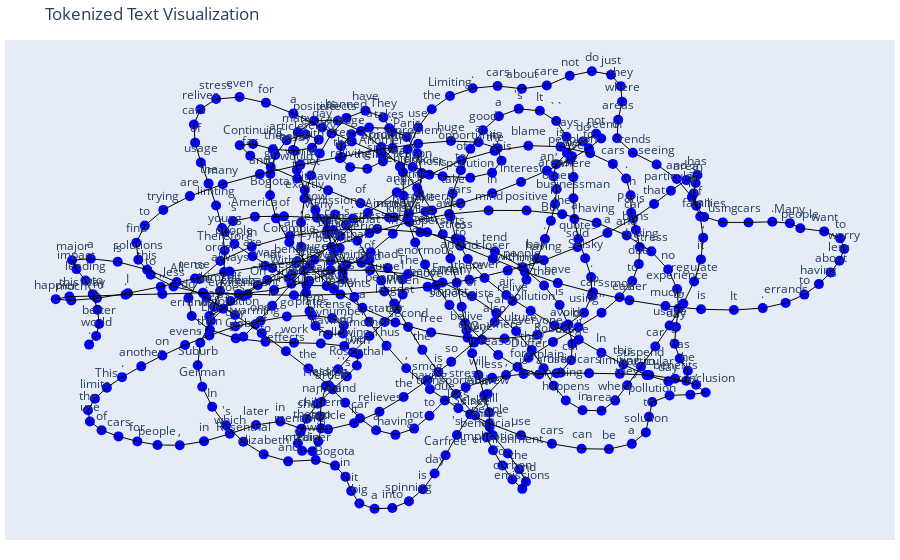

Notebook cell for this chart:
### Markdown cell above
## Build Graph

### Code cell
# Sample text
text = train_texts[0]

# Tokenize the text using NLTK
tokens = word_tokenize(text)

# Create a directed graph with DGL
g = dgl.DGLGraph()
g.add_nodes(len(tokens))  # Add nodes to the graph based on the number of tokens

# Add edges between consecutive tokens to create a sequential graph
src = list(range(len(tokens) - 1))
dst = list(range(1, len(tokens)))
g.add_edges(src, dst)

# Convert DGL graph to NetworkX graph
nx_g = g.to_networkx().to_undirected()

# Create Plotly figure
fig = go.Figure()

# Add nodes
pos = nx.spring_layout(nx_g)
node_trace = go.Scatter(
    x=[pos[node][0] for node in nx_g],
    y=[pos[node][1] for node in nx_g],
    text=tokens,
    mode='markers+text',
    marker=dict(size=10, color='blue'),
    textposition='top center'
)
fig.add_trace(node_trace)

# Add edges
for edge in nx_g.edges():
    x0, y0 = pos[edge[0]]
    x1, y1 = pos[edge[1]]
    fig.add_trace(go.Scatter(
        x=[x0, x1, None],
        y=[y0, y1, None],
        mode='lines',
        line=dict(color='black', width=1)
    ))

# Update layout
fig.update_layout(
    title='Tokenized Text Visualization',
    showlegend=False,
    hovermode='closest',
    margin=dict(b=20, l=5, r=5, t=40),
    xaxis=dict(showgrid=False, zeroline=False, showticklabels=False),
    yaxis=dict(showgrid=False, zeroline=False, showticklabels=False)
)

# Show plot
fig.show()
